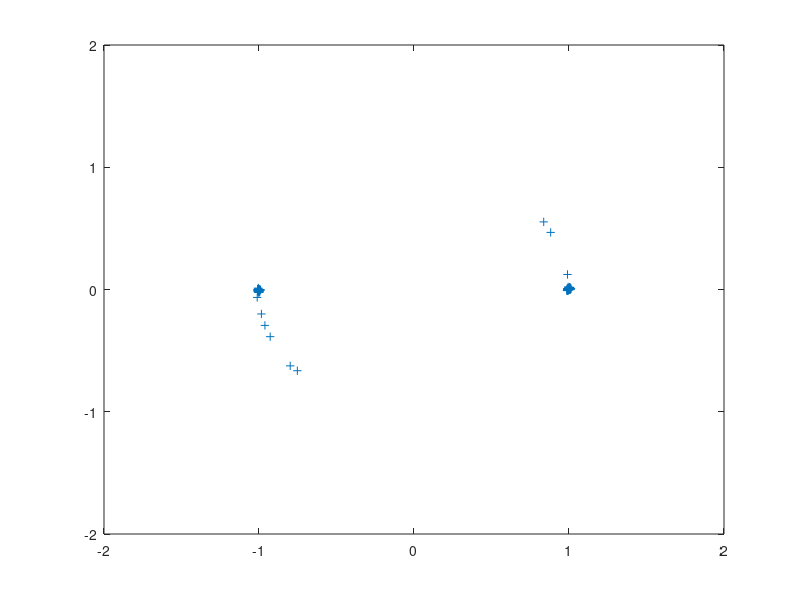
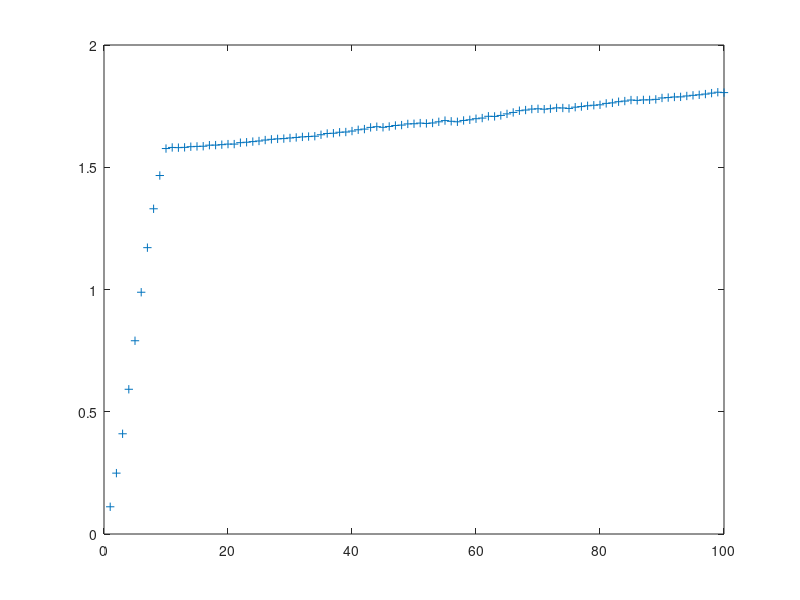

Write MATLAB code to recreate these figures, in order.
% bpsk.m
% David Rowe Mar 2017
%
% Simulate BPSK and DPSK with varoous phase detection schemes

1;

function sim_out = run_sim(sim_in)
  Rs = 50;

  Nbits = sim_in.Nbits;
  EbNodB = sim_in.EbNodB;
  dbpsk = sim_in.dbpsk;
  verbose = sim_in.verbose;
  m = sim_in.m;
  phase_est_mem = sim_in.phase_est_mem;
  phase_offset = sim_in.phase_offset;
  woffset = 2*pi*sim_in.freq_offset_hz/Rs;

  tx = zeros(1,Nbits);
  rx = zeros(1,Nbits);
  
  for nn=1:length(EbNodB)
    EbNo = 10 .^ (EbNodB(nn)/10);
    variance = 1/(EbNo/2);
    noise = sqrt(variance)*(0.5*randn(1,Nbits) + j*0.5*randn(1,Nbits));

    tx_bits = rand(1,Nbits) > 0.5;
    prev_tx = 1;
    prev_rx = 1;
    r = ones(1,max(4,phase_est_mem));

    Nerrs = 0;
    for i=1:Nbits
      if dbpsk
        tx(i) = prev_tx * exp(j*pi*tx_bits(i));
        prev_tx = tx(i);
      else
        tx(i) = 1 - 2*tx_bits(i);
      end

      rx(i) = tx(i)*exp(j*phase_offset) + noise(i);
      phase_offset += woffset;

      r(2:phase_est_mem) = r(1:phase_est_mem-1);
      r(1) = rx(i);

      if dbpsk
        if m == 2
          %rx_symb(i) = rx(i) * conj(prev_rx)/(abs(prev_rx));
          rx_symb(i) = r(1) * r(2)'/(abs(prev_rx));
          prev_rx = rx(i);
        else
          tx_set = [1 -1];
          max_eta = 0;  rx_symb(i) = tx_set(1);
          for k=1:2
            for k_1=1:2
              for k_2=1:2
                if m == 3
                  eta = abs(r(3) + r(1)*tx_set(k)'*tx_set(k_1)' + r(2)*tx_set(k_1)')^2;
                end
                if m == 4
                  eta = abs(r(4) + r(1)*tx_set(k)'*tx_set(k_1)'*tx_set(k_2)' + r(2)*tx_set(k_1)'*tx_set(k_2)' + r(3)*tx_set(k_2)')^2;
                end
                %printf("  %d %d %f \n", k_1, k, eta);
                if eta > max_eta
                  max_eta = eta;
                  rx_symb(i) = tx_set(k);
                end
              end
            end
          end
        end
      else

        rx_symb(i) = rx(i);
        
        if phase_est_mem 
          % modulation strip
          stripped(i) = angle(sum(r(1:phase_est_mem) .^ 2));
          rx_symb(i) *= exp(-j*stripped(i)/2);
        end
      end
    end

    rx_bits = real(rx_symb) < 0;
    errors = xor(tx_bits, rx_bits);
    Nerrs = sum(errors);
    printf("EbNodB: %3.2f BER: %4.3f Nbits: %d Nerrs: %d\n", EbNodB(nn), Nerrs/Nbits, Nbits, Nerrs);

    if verbose
      figure(1); clf; 
      plot(rx_symb,'+');
      axis([-2 2 -2 2]);
      figure(2); clf; 
      plot(stripped,'+');
      %axis([-2 2 -2 2]);
    end

    sim_out.ber(nn) = Nerrs/Nbits;
  end
endfunction


function run_curves
  sim_in.verbose = 0;
  sim_in.Nbits = 10000;
  sim_in.EbNodB = 0:6;
  sim_in.dbpsk = 0;
  sim_in.m = 2;
  sim_in.phase_est_mem = 0;
  sim_in.phase_offset = 0;

  bpsk_out = run_sim(sim_in);

  sim_in.phase_offset = pi/4;
  sim_in.phase_est_mem = 5;
  bpsk_out_5 = run_sim(sim_in);
  sim_in.phase_est_mem = 10;
  bpsk_out_10 = run_sim(sim_in);
  sim_in.phase_est_mem = 20;
  bpsk_out_20 = run_sim(sim_in);

  figure(3); clf;
  semilogy(sim_in.EbNodB, bpsk_out.ber,'b+-;BPSK;');
  hold on;
  semilogy(sim_in.EbNodB, bpsk_out_5.ber,'g+-;BPSK 5 pt phase est;');
  semilogy(sim_in.EbNodB, bpsk_out_10.ber,'c+-;BPSK 10 pt phase est;');
  semilogy(sim_in.EbNodB, bpsk_out_20.ber,'k+-;BPSK 20 pt phase est;');
  hold off;
  xlabel('Eb/No (dB)');
  ylabel('BER');
  grid;
  legend('boxoff');
  title('Coherent Modn Stripped BPSK');
  print -depsc bpsk_coherent.eps

#{
  sim_in.dbpsk = 1;
  dbpsk_out_2 = run_sim(sim_in);

  sim_in.m = 3;
  dbpsk_out_3 = run_sim(sim_in);
  sim_in.m = 4;
  dbpsk_out_4 = run_sim(sim_in);

  figure(4); clf;
  semilogy(sim_in.EbNodB, bpsk_out.ber,'b+-;BPSK;');
  hold on;
  semilogy(sim_in.EbNodB, dbpsk_out_2.ber,'g+-;DBPSK m=2;');
  semilogy(sim_in.EbNodB, dbpsk_out_3.ber,'c+-;DBPSK m=3;');
  semilogy(sim_in.EbNodB, dbpsk_out_4.ber,'k+-;DBPSK m=4;');
  hold off;
  print -depsc dbpsk_ml.eps

  xlabel('Eb/No (dB)');
  ylabel('BER');
  grid;
  legend('boxoff');
  title('ML DBPSK');
#}
end


function run_single
  sim_in.Nbits = 100;
  sim_in.EbNodB = 40;
  sim_in.dbpsk = 0;
  sim_in.m = 2;
  sim_in.phase_est_mem = 10;
  sim_in.verbose = 1;
  sim_in.phase_offset = pi/4;
  sim_in.freq_offset_hz = .01;

  run_sim(sim_in);
end


format;
more off;
rand('seed',1);
randn('seed',1);

run_single
%run_curves



